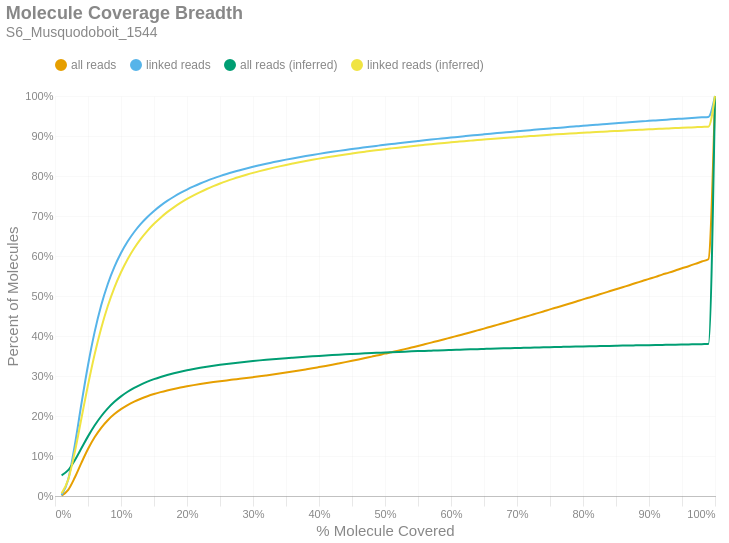

This figure's notebook cell:
### Markdown cell above
### Molecule Read Coverage
This chart shows molecule coverage breadth as computed by the number of bases aligned to that molecule. In other words, "*how much of each unique long molecule is actually sequenced/aligned?*" Keep in mind there is a distinction between sequences and alignments, since some sequences belonging to a particular molecule may not align well and wouldn't appear in the alignment data. This chart also shows molecule coverage breadth as computed by the *inferred fragment* from which the aligned sequences originate. Unlike read coverage, this calculation takes into account the total insert size, including unsequenced gaps between the forward and reverse reads. Like the previous figures, these are cumulative percents.

### Code cell
if SKIPLR:
    print_html(f"Skipped")
else:
    binned_df = consolidated_hist(valids['coverage_bp'], mask, 0.01, True)
    binned_df_inf = consolidated_hist(valids['coverage_inserts'], mask, 0.01, True)
    binned_df = binned_df.with_columns(pl.lit(binned_df_inf['all reads (cumsum)']).alias('all reads (inferred)'))
    binned_df = binned_df.with_columns(pl.lit(binned_df_inf['linked reads (cumsum)']).alias('linked reads (inferred)'))
    binned_df = binned_df.with_columns(
        (pl.col('bin').cast(pl.Float64) + 0.01).alias('right_edge')
    )

    with SafeRender(binned_df):
        (
            density_plot(binned_df, 'Molecule Coverage Breadth', samplename, 'molcov', ['all reads (inferred)','linked reads (inferred)'])
            .encode(
                #x=alt.X('bin:Q', title="% Molecule Covered").axis(format = '%').scale(padding=0),
                x=alt.X('right_edge:Q', title="% Molecule Covered").axis(format='%').scale(padding=0),
                y=alt.Y('value:Q', title='Percent of Molecules')
                    .axis(format='%')
                    .stack(False)
                    .scale(domainMin=0, padding=0),
                color=alt.Color("key:N").scale(domain = ["all reads", "linked reads", "all reads (inferred)", "linked reads (inferred)"]),
                tooltip = [
                    alt.Tooltip("key:N", title = "Data Type"),
                    alt.Tooltip("range_label:N", title="% Molecule Covered"),
                    alt.Tooltip("value:Q", format = ".2%", title="% Molecules")
                ]
            )
        ).display()

### Figure 1 — Vega-Lite specification as saved in the notebook (floating-point values rounded to 4 significant figures)
{"width": "container", "height": 400, "config": {"title": {"anchor": "start", "dy": -15, "fontSize": 18, "color": "#888888", "subtitleColor": "#888888", "subtitleFontSize": 14}, "arc": {"fill": "#0072B2"}, "axis": {"domainColor": "#888888", "domainWidth": 0.5, "gridWidth": 0.2, "grid": false, "titleFontWeight": 400, "titleFontSize": 15, "labelFontSize": 11, "labelColor": "#888888", "tickColor": "#888888", "tickWidth": 0.2, "titleColor": "#888888"}, "axisBand": {"grid": false}, "axisX": {"grid": true, "tickSize": 10, "domainCap": "round"}, "axisY": {"domain": false, "grid": true, "tickSize": 0, "domainCap": "round"}, "background": "transparent", "header": {"labelFontSize": 15, "labelColor": "#888888", "titleFontSize": 15, "titleFontWeight": 600, "titleColor": "#888888"}, "legend": {"labelFont": "sans-serif", "labelFontSize": 12, "labelColor": "#888888", "symbolSize": 100, "symbolType": "circle", "titleFontSize": 12, "titlePadding": 10, "titleColor": "#888888", "title": null, "orient": "top"}, "range": {"category": ["#E69F00", "#56B4E9", "#009E73", "#F0E442", "#0072B2", "#D55E00", "#CC79A7", "#000000"], "diverging": ["#cfe8f3", "#a2d4ec", "#73bfe2", "#46abdb", "#1696d2", "#12719e"]}, "area": {"fill": "#0072B2", "fillOpacity": 0.7, "line": true, "strokeOpacity": 0.7}, "line": {"color": "#0072B2", "stroke": "#0072B2", "strokeWidth": 2}, "trail": {"color": "#0072B2", "stroke": "#0072B2", "strokeWidth": 0, "size": 1}, "point": {"filled": true, "fillOpacity": 1.0, "size": 95}, "text": {"color": "#888888", "fontSize": 11, "align": "right", "fontWeight": 400, "size": 11}, "bar": {"fill": "#0072B2", "stroke": null}, "view": {"stroke": null, "continuousWidth": 660, "continuousHeight": 400}}, "data": {"name": "data-9e7fa8c3e4c9ed098b96b6536853b35a"}, "mark": {"type": "line", "interpolate": "monotone", "point": {"opacity": 0, "size": 275}}, "encoding": {"color": {"field": "key", "scale": {"domain": ["all reads", "linked reads", "all reads (inferred)", "linked reads (inferred)"]}, "type": "nominal"}, "tooltip": [{"field": "key", "title": "Data Type", "type": "nominal"}, {"field": "range_label", "title": "% Molecule Covered", "type": "nominal"}, {"field": "value", "format": ".2%", "title": "% Molecules", "type": "quantitative"}], "x": {"axis": {"format": "%"}, "field": "right_edge", "scale": {"padding": 0}, "title": "% Molecule Covered", "type": "quantitative"}, "y": {"axis": {"format": "%"}, "field": "value", "scale": {"domainMin": 0, "padding": 0}, "stack": false, "title": "Percent of Molecules", "type": "quantitative"}}, "params": [{"name": "param_c36ac31b6afebe62", "select": {"type": "point", "fields": ["key"]}, "bind": "legend"}], "title": {"text": "Molecule Coverage Breadth", "subtitle": "S6_Musquodoboit_1544"}, "transform": [{"fold": ["all reads (cumsum)", "linked reads (cumsum)", "all reads (inferred)", "linked reads (inferred)"]}, {"calculate": "replace(datum.key, ' (cumsum)', '')", "as": "key"}, {"filter": {"param": "param_c36ac31b6afebe62"}}], "usermeta": {"embedOptions": {"downloadFileName": "S6_Musquodoboit_1544.molcov"}}, "$schema": "https://vega.github.io/schema/vega-lite/v6.1.0.json", "datasets": {"data-9e7fa8c3e4c9ed098b96b6536853b35a": [{"bin": "0.0", "interval": "0.0-0.01", "all reads": 0.0009342, "linked reads": 0.00215, "all reads (cumsum)": 0.0009342, "linked reads (cumsum)": 0.00215, "range_label": "0.0-0.01", "all reads (inferred)": 0.05184, "linked reads (inferred)": 0.006521, "right_edge": 0.01}, {"bin": "0.01", "interval": "0.01-0.02", "all reads": 0.01432, "linked reads": 0.03907, "all reads (cumsum)": 0.01526, "linked reads (cumsum)": 0.04122, "range_label": "0.01-0.02", "all reads (inferred)": 0.06457, "linked reads (inferred)": 0.04085, "right_edge": 0.02}, {"bin": "0.02", "interval": "0.02-0.03", "all reads": 0.03085, "linked reads": 0.08593, "all reads (cumsum)": 0.04611, "linked reads (cumsum)": 0.1272, "range_label": "0.02-0.03", "all reads (inferred)": 0.08939, "linked reads (inferred)": 0.1099, "right_edge": 0.03}, {"bin": "0.03", "interval": "0.03-0.04", "all reads": 0.03667, "linked reads": 0.1028, "all reads (cumsum)": 0.08278, "linked reads (cumsum)": 0.2299, "range_label": "0.03-0.04", "all reads (inferred)": 0.1193, "linked reads (inferred)": 0.1938, "right_edge": 0.04}, {"bin": "0.04", "interval": "0.04-0.05", "all reads": 0.03453, "linked reads": 0.09706, "all reads (cumsum)": 0.1173, "linked reads (cumsum)": 0.327, "range_label": "0.04-0.05", "all reads (inferred)": 0.1491, "linked reads (inferred)": 0.2775, "right_edge": 0.05}, {"bin": "0.05", "interval": "0.05-0.06", "all reads": 0.02937, "linked reads": 0.08263, "all reads (cumsum)": 0.1467, "linked reads (cumsum)": 0.4096, "range_label": "0.05-0.06", "all reads (inferred)": 0.1762, "linked reads (inferred)": 0.3539, "right_edge": 0.06}, {"bin": "0.06", "interval": "0.06-0.07", "all reads": 0.02388, "linked reads": 0.06714, "all reads (cumsum)": 0.1706, "linked reads (cumsum)": 0.4768, "range_label": "0.06-0.07", "all reads (inferred)": 0.1994, "linked reads (inferred)": 0.4194, "right_edge": 0.07}, {"bin": "0.07", "interval": "0.07-0.08", "all reads": 0.01898, "linked reads": 0.05333, "all reads (cumsum)": 0.1895, "linked reads (cumsum)": 0.5301, "range_label": "0.07-0.08", "all reads (inferred)": 0.2191, "linked reads (inferred)": 0.4749, "right_edge": 0.08}, {"bin": "0.08", "interval": "0.08-0.09", "all reads": 0.01521, "linked reads": 0.04273, "all reads (cumsum)": 0.2048, "linked reads (cumsum)": 0.5728, "range_label": "0.08-0.09", "all reads (inferred)": 0.2355, "linked reads (inferred)": 0.5212, "right_edge": 0.09}, {"bin": "0.09", "interval": "0.09-0.1", "all reads": 0.01239, "linked reads": 0.03471, "all reads (cumsum)": 0.2171, "linked reads (cumsum)": 0.6075, "range_label": "0.09-0.1", "all reads (inferred)": 0.249, "linked reads (inferred)": 0.5594, "right_edge": 0.1}, {"bin": "0.1", "interval": "0.1-0.11", "all reads": 0.01026, "linked reads": 0.02867, "all reads (cumsum)": 0.2274, "linked reads (cumsum)": 0.6362, "range_label": "0.1-0.11", "all reads (inferred)": 0.2606, "linked reads (inferred)": 0.5921, "right_edge": 0.11}, {"bin": "0.11", "interval": "0.11-0.12", "all reads": 0.008529, "linked reads": 0.02385, "all reads (cumsum)": 0.2359, "linked reads (cumsum)": 0.66, "range_label": "0.11-0.12", "all reads (inferred)": 0.2704, "linked reads (inferred)": 0.6195, "right_edge": 0.12}, {"bin": "0.12", "interval": "0.12-0.13", "all reads": 0.007245, "linked reads": 0.02021, "all reads (cumsum)": 0.2432, "linked reads (cumsum)": 0.6802, "range_label": "0.12-0.13", "all reads (inferred)": 0.2787, "linked reads (inferred)": 0.6429, "right_edge": 0.13}, {"bin": "0.13", "interval": "0.13-0.14", "all reads": 0.006216, "linked reads": 0.01733, "all reads (cumsum)": 0.2494, "linked reads (cumsum)": 0.6976, "range_label": "0.13-0.14", "all reads (inferred)": 0.2858, "linked reads (inferred)": 0.663, "right_edge": 0.14}, {"bin": "0.14", "interval": "0.14-0.15", "all reads": 0.005427, "linked reads": 0.01509, "all reads (cumsum)": 0.2548, "linked reads (cumsum)": 0.7127, "range_label": "0.14-0.15", "all reads (inferred)": 0.2921, "linked reads (inferred)": 0.6805, "right_edge": 0.15}, {"bin": "0.15", "interval": "0.15-0.16", "all reads": 0.004791, "linked reads": 0.01328, "all reads (cumsum)": 0.2596, "linked reads (cumsum)": 0.7259, "range_label": "0.15-0.16", "all reads (inferred)": 0.2975, "linked reads (inferred)": 0.6959, "right_edge": 0.16}, {"bin": "0.16", "interval": "0.16-0.17", "all reads": 0.004216, "linked reads": 0.01167, "all reads (cumsum)": 0.2638, "linked reads (cumsum)": 0.7376, "range_label": "0.16-0.17", "all reads (inferred)": 0.3024, "linked reads (inferred)": 0.7096, "right_edge": 0.17}, {"bin": "0.17", "interval": "0.17-0.18", "all reads": 0.003814, "linked reads": 0.01047, "all reads (cumsum)": 0.2676, "linked reads (cumsum)": 0.7481, "range_label": "0.17-0.18", "all reads (inferred)": 0.3067, "linked reads (inferred)": 0.7217, "right_edge": 0.18}, {"bin": "0.18", "interval": "0.18-0.19", "all reads": 0.003504, "linked reads": 0.00958, "all reads (cumsum)": 0.2711, "linked reads (cumsum)": 0.7577, "range_label": "0.18-0.19", "all reads (inferred)": 0.3107, "linked reads (inferred)": 0.7327, "right_edge": 0.19}, {"bin": "0.19", "interval": "0.19-0.2", "all reads": 0.003135, "linked reads": 0.008511, "all reads (cumsum)": 0.2743, "linked reads (cumsum)": 0.7662, "range_label": "0.19-0.2", "all reads (inferred)": 0.3142, "linked reads (inferred)": 0.7427, "right_edge": 0.2}, {"bin": "0.2", "interval": "0.2-0.21", "all reads": 0.00289, "linked reads": 0.007795, "all reads (cumsum)": 0.2772, "linked reads (cumsum)": 0.774, "range_label": "0.2-0.21", "all reads (inferred)": 0.3174, "linked reads (inferred)": 0.7516, "right_edge": 0.21}, {"bin": "0.21", "interval": "0.21-0.22", "all reads": 0.002705, "linked reads": 0.007228, "all reads (cumsum)": 0.2799, "linked reads (cumsum)": 0.7812, "range_label": "0.21-0.22", "all reads (inferred)": 0.3204, "linked reads (inferred)": 0.7599, "right_edge": 0.22}, {"bin": "0.22", "interval": "0.22-0.23", "all reads": 0.002526, "linked reads": 0.006672, "all reads (cumsum)": 0.2824, "linked reads (cumsum)": 0.7879, "range_label": "0.22-0.23", "all reads (inferred)": 0.3231, "linked reads (inferred)": 0.7675, "right_edge": 0.23}, {"bin": "0.23", "interval": "0.23-0.24", "all reads": 0.00232, "linked reads": 0.006065, "all reads (cumsum)": 0.2847, "linked reads (cumsum)": 0.7939, "range_label": "0.23-0.24", "all reads (inferred)": 0.3256, "linked reads (inferred)": 0.7745, "right_edge": 0.24}, {"bin": "0.24", "interval": "0.24-0.25", "all reads": 0.002217, "linked reads": 0.005713, "all reads (cumsum)": 0.2869, "linked reads (cumsum)": 0.7997, "range_label": "0.24-0.25", "all reads (inferred)": 0.328, "linked reads (inferred)": 0.7812, "right_edge": 0.25}, {"bin": "0.25", "interval": "0.25-0.26", "all reads": 0.002089, "linked reads": 0.005281, "all reads (cumsum)": 0.289, "linked reads (cumsum)": 0.8049, "range_label": "0.25-0.26", "all reads (inferred)": 0.3301, "linked reads (inferred)": 0.7872, "right_edge": 0.26}, {"bin": "0.26", "interval": "0.26-0.27", "all reads": 0.001992, "linked reads": 0.004921, "all reads (cumsum)": 0.291, "linked reads (cumsum)": 0.8099, "range_label": "0.26-0.27", "all reads (inferred)": 0.3321, "linked reads (inferred)": 0.7928, "right_edge": 0.27}, {"bin": "0.27", "interval": "0.27-0.28", "all reads": 0.001988, "linked reads": 0.004665, "all reads (cumsum)": 0.293, "linked reads (cumsum)": 0.8145, "range_label": "0.27-0.28", "all reads (inferred)": 0.334, "linked reads (inferred)": 0.798, "right_edge": 0.28}, {"bin": "0.28", "interval": "0.28-0.29", "all reads": 0.001992, "linked reads": 0.004328, "all reads (cumsum)": 0.295, "linked reads (cumsum)": 0.8188, "range_label": "0.28-0.29", "all reads (inferred)": 0.3358, "linked reads (inferred)": 0.803, "right_edge": 0.29}, {"bin": "0.29", "interval": "0.29-0.3", "all reads": 0.00208, "linked reads": 0.004155, "all reads (cumsum)": 0.2971, "linked reads (cumsum)": 0.823, "range_label": "0.29-0.3", "all reads (inferred)": 0.3375, "linked reads (inferred)": 0.8078, "right_edge": 0.3}, {"bin": "0.3", "interval": "0.3-0.31", "all reads": 0.002126, "linked reads": 0.003914, "all reads (cumsum)": 0.2992, "linked reads (cumsum)": 0.8269, "range_label": "0.3-0.31", "all reads (inferred)": 0.3391, "linked reads (inferred)": 0.8122, "right_edge": 0.31}, {"bin": "0.31", "interval": "0.31-0.32", "all reads": 0.002243, "linked reads": 0.003801, "all reads (cumsum)": 0.3014, "linked reads (cumsum)": 0.8307, "range_label": "0.31-0.32", "all reads (inferred)": 0.3406, "linked reads (inferred)": 0.8164, "right_edge": 0.32}, {"bin": "0.32", "interval": "0.32-0.33", "all reads": 0.002298, "linked reads": 0.003491, "all reads (cumsum)": 0.3037, "linked reads (cumsum)": 0.8342, "range_label": "0.32-0.33", "all reads (inferred)": 0.342, "linked reads (inferred)": 0.8204, "right_edge": 0.33}, {"bin": "0.33", "interval": "0.33-0.34", "all reads": 0.00238, "linked reads": 0.003435, "all reads (cumsum)": 0.3061, "linked reads (cumsum)": 0.8376, "range_label": "0.33-0.34", "all reads (inferred)": 0.3433, "linked reads (inferred)": 0.8241, "right_edge": 0.34}, {"bin": "0.34", "interval": "0.34-0.35", "all reads": 0.002459, "linked reads": 0.003268, "all reads (cumsum)": 0.3086, "linked reads (cumsum)": 0.8409, "range_label": "0.34-0.35", "all reads (inferred)": 0.3446, "linked reads (inferred)": 0.8277, "right_edge": 0.35}, {"bin": "0.35", "interval": "0.35-0.36", "all reads": 0.002528, "linked reads": 0.003098, "all reads (cumsum)": 0.3111, "linked reads (cumsum)": 0.844, "range_label": "0.35-0.36", "all reads (inferred)": 0.3458, "linked reads (inferred)": 0.8311, "right_edge": 0.36}, {"bin": "0.36", "interval": "0.36-0.37", "all reads": 0.002636, "linked reads": 0.002979, "all reads (cumsum)": 0.3137, "linked reads (cumsum)": 0.847, "range_label": "0.36-0.37", "all reads (inferred)": 0.347, "linked reads (inferred)": 0.8344, "right_edge": 0.37}, {"bin": "0.37", "interval": "0.37-0.38", "all reads": 0.002752, "linked reads": 0.002853, "all reads (cumsum)": 0.3165, "linked reads (cumsum)": 0.8498, "range_label": "0.37-0.38", "all reads (inferred)": 0.3482, "linked reads (inferred)": 0.8375, "right_edge": 0.38}, {"bin": "0.38", "interval": "0.38-0.39", "all reads": 0.00281, "linked reads": 0.002786, "all reads (cumsum)": 0.3193, "linked reads (cumsum)": 0.8526, "range_label": "0.38-0.39", "all reads (inferred)": 0.3493, "linked reads (inferred)": 0.8406, "right_edge": 0.39}, {"bin": "0.39", "interval": "0.39-0.4", "all reads": 0.002952, "linked reads": 0.002678, "all reads (cumsum)": 0.3223, "linked reads (cumsum)": 0.8553, "range_label": "0.39-0.4", "all reads (inferred)": 0.3503, "linked reads (inferred)": 0.8435, "right_edge": 0.4}, {"bin": "0.4", "interval": "0.4-0.41", "all reads": 0.002974, "linked reads": 0.002579, "all reads (cumsum)": 0.3252, "linked reads (cumsum)": 0.8579, "range_label": "0.4-0.41", "all reads (inferred)": 0.3513, "linked reads (inferred)": 0.8462, "right_edge": 0.41}, {"bin": "0.41", "interval": "0.41-0.42", "all reads": 0.003099, "linked reads": 0.002495, "all reads (cumsum)": 0.3283, "linked reads (cumsum)": 0.8604, "range_label": "0.41-0.42", "all reads (inferred)": 0.3523, "linked reads (inferred)": 0.8489, "right_edge": 0.42}, {"bin": "0.42", "interval": "0.42-0.43", "all reads": 0.00318, "linked reads": 0.002426, "all reads (cumsum)": 0.3315, "linked reads (cumsum)": 0.8628, "range_label": "0.42-0.43", "all reads (inferred)": 0.3532, "linked reads (inferred)": 0.8515, "right_edge": 0.43}, {"bin": "0.43", "interval": "0.43-0.44", "all reads": 0.003217, "linked reads": 0.002316, "all reads (cumsum)": 0.3347, "linked reads (cumsum)": 0.8651, "range_label": "0.43-0.44", "all reads (inferred)": 0.3541, "linked reads (inferred)": 0.854, "right_edge": 0.44}, {"bin": "0.44", "interval": "0.44-0.45", "all reads": 0.003318, "linked reads": 0.002238, "all reads (cumsum)": 0.338, "linked reads (cumsum)": 0.8674, "range_label": "0.44-0.45", "all reads (inferred)": 0.355, "linked reads (inferred)": 0.8563, "right_edge": 0.45}, {"bin": "0.45", "interval": "0.45-0.46", "all reads": 0.003382, "linked reads": 0.002234, "all reads (cumsum)": 0.3414, "linked reads (cumsum)": 0.8696, "range_label": "0.45-0.46", "all reads (inferred)": 0.3558, "linked reads (inferred)": 0.8587, "right_edge": 0.46}, {"bin": "0.46", "interval": "0.46-0.47", "all reads": 0.003451, "linked reads": 0.002129, "all reads (cumsum)": 0.3449, "linked reads (cumsum)": 0.8717, "range_label": "0.46-0.47", "all reads (inferred)": 0.3566, "linked reads (inferred)": 0.8609, "right_edge": 0.47}, {"bin": "0.47", "interval": "0.47-0.48", "all reads": 0.003588, "linked reads": 0.002126, "all reads (cumsum)": 0.3485, "linked reads (cumsum)": 0.8738, "range_label": "0.47-0.48", "all reads (inferred)": 0.3574, "linked reads (inferred)": 0.8631, "right_edge": 0.48}, {"bin": "0.48", "interval": "0.48-0.49", "all reads": 0.003504, "linked reads": 0.002088, "all reads (cumsum)": 0.352, "linked reads (cumsum)": 0.8759, "range_label": "0.48-0.49", "all reads (inferred)": 0.3581, "linked reads (inferred)": 0.8651, "right_edge": 0.49}, {"bin": "0.49", "interval": "0.49-0.5", "all reads": 0.003951, "linked reads": 0.002093, "all reads (cumsum)": 0.3559, "linked reads (cumsum)": 0.878, "range_label": "0.49-0.5", "all reads (inferred)": 0.3589, "linked reads (inferred)": 0.8672, "right_edge": 0.5}, {"bin": "0.5", "interval": "0.5-0.51", "all reads": 0.003442, "linked reads": 0.001908, "all reads (cumsum)": 0.3594, "linked reads (cumsum)": 0.8799, "range_label": "0.5-0.51", "all reads (inferred)": 0.3596, "linked reads (inferred)": 0.8691, "right_edge": 0.51}, {"bin": "0.51", "interval": "0.51-0.52", "all reads": 0.003945, "linked reads": 0.001933, "all reads (cumsum)": 0.3633, "linked reads (cumsum)": 0.8819, "range_label": "0.51-0.52", "all reads (inferred)": 0.3603, "linked reads (inferred)": 0.8709, "right_edge": 0.52}, {"bin": "0.52", "interval": "0.52-0.53", "all reads": 0.003843, "linked reads": 0.001904, "all reads (cumsum)": 0.3671, "linked reads (cumsum)": 0.8838, "range_label": "0.52-0.53", "all reads (inferred)": 0.3609, "linked reads (inferred)": 0.8727, "right_edge": 0.53}, {"bin": "0.53", "interval": "0.53-0.54", "all reads": 0.004012, "linked reads": 0.00187, "all reads (cumsum)": 0.3712, "linked reads (cumsum)": 0.8856, "range_label": "0.53-0.54", "all reads (inferred)": 0.3616, "linked reads (inferred)": 0.8745, "right_edge": 0.54}, {"bin": "0.54", "interval": "0.54-0.55", "all reads": 0.003978, "linked reads": 0.001821, "all reads (cumsum)": 0.3751, "linked reads (cumsum)": 0.8875, "range_label": "0.54-0.55", "all reads (inferred)": 0.3622, "linked reads (inferred)": 0.8762, "right_edge": 0.55}, {"bin": "0.55", "interval": "0.55-0.56", "all reads": 0.004147, "linked reads": 0.001812, "all reads (cumsum)": 0.3793, "linked reads (cumsum)": 0.8893, "range_label": "0.55-0.56", "all reads (inferred)": 0.3628, "linked reads (inferred)": 0.8778, "right_edge": 0.56}, {"bin": "0.56", "interval": "0.56-0.57", "all reads": 0.004215, "linked reads": 0.001785, "all reads (cumsum)": 0.3835, "linked reads (cumsum)": 0.8911, "range_label": "0.56-0.57", "all reads (inferred)": 0.3634, "linked reads (inferred)": 0.8795, "right_edge": 0.57}, {"bin": "0.57", "interval": "0.57-0.58", "all reads": 0.004167, "linked reads": 0.001744, "all reads (cumsum)": 0.3877, "linked reads (cumsum)": 0.8928, "range_label": "0.57-0.58", "all reads (inferred)": 0.364, "linked reads (inferred)": 0.8811, "right_edge": 0.58}, {"bin": "0.58", "interval": "0.58-0.59", "all reads": 0.004242, "linked reads": 0.001668, "all reads (cumsum)": 0.3919, "linked reads (cumsum)": 0.8945, "range_label": "0.58-0.59", "all reads (inferred)": 0.3645, "linked reads (inferred)": 0.8826, "right_edge": 0.59}, {"bin": "0.59", "interval": "0.59-0.6", "all reads": 0.004445, "linked reads": 0.001706, "all reads (cumsum)": 0.3964, "linked reads (cumsum)": 0.8962, "range_label": "0.59-0.6", "all reads (inferred)": 0.3651, "linked reads (inferred)": 0.8841, "right_edge": 0.6}, {"bin": "0.6", "interval": "0.6-0.61", "all reads": 0.004201, "linked reads": 0.001582, "all reads (cumsum)": 0.4006, "linked reads (cumsum)": 0.8978, "range_label": "0.6-0.61", "all reads (inferred)": 0.3656, "linked reads (inferred)": 0.8856, "right_edge": 0.61}, {"bin": "0.61", "interval": "0.61-0.62", "all reads": 0.004498, "linked reads": 0.001623, "all reads (cumsum)": 0.4051, "linked reads (cumsum)": 0.8994, "range_label": "0.61-0.62", "all reads (inferred)": 0.3662, "linked reads (inferred)": 0.887, "right_edge": 0.62}, {"bin": "0.62", "interval": "0.62-0.63", "all reads": 0.004437, "linked reads": 0.001625, "all reads (cumsum)": 0.4095, "linked reads (cumsum)": 0.901, "range_label": "0.62-0.63", "all reads (inferred)": 0.3667, "linked reads (inferred)": 0.8884, "right_edge": 0.63}, {"bin": "0.63", "interval": "0.63-0.64", "all reads": 0.004539, "linked reads": 0.001642, "all reads (cumsum)": 0.414, "linked reads (cumsum)": 0.9026, "range_label": "0.63-0.64", "all reads (inferred)": 0.3672, "linked reads (inferred)": 0.8898, "right_edge": 0.64}, {"bin": "0.64", "interval": "0.64-0.65", "all reads": 0.004485, "linked reads": 0.001568, "all reads (cumsum)": 0.4185, "linked reads (cumsum)": 0.9042, "range_label": "0.64-0.65", "all reads (inferred)": 0.3677, "linked reads (inferred)": 0.8912, "right_edge": 0.65}, {"bin": "0.65", "interval": "0.65-0.66", "all reads": 0.004753, "linked reads": 0.001543, "all reads (cumsum)": 0.4233, "linked reads (cumsum)": 0.9058, "range_label": "0.65-0.66", "all reads (inferred)": 0.3682, "linked reads (inferred)": 0.8925, "right_edge": 0.66}, {"bin": "0.66", "interval": "0.66-0.67", "all reads": 0.004577, "linked reads": 0.001515, "all reads (cumsum)": 0.4278, "linked reads (cumsum)": 0.9073, "range_label": "0.66-0.67", "all reads (inferred)": 0.3686, "linked reads (inferred)": 0.8938, "right_edge": 0.67}, {"bin": "0.67", "interval": "0.67-0.68", "all reads": 0.004721, "linked reads": 0.001496, "all reads (cumsum)": 0.4326, "linked reads (cumsum)": 0.9088, "range_label": "0.67-0.68", "all reads (inferred)": 0.3691, "linked reads (inferred)": 0.895, "right_edge": 0.68}, {"bin": "0.68", "interval": "0.68-0.69", "all reads": 0.004667, "linked reads": 0.001502, "all reads (cumsum)": 0.4372, "linked reads (cumsum)": 0.9103, "range_label": "0.68-0.69", "all reads (inferred)": 0.3695, "linked reads (inferred)": 0.8962, "right_edge": 0.69}, {"bin": "0.69", "interval": "0.69-0.7", "all reads": 0.004834, "linked reads": 0.001473, "all reads (cumsum)": 0.4421, "linked reads (cumsum)": 0.9117, "range_label": "0.69-0.7", "all reads (inferred)": 0.37, "linked reads (inferred)": 0.8974, "right_edge": 0.7}, {"bin": "0.7", "interval": "0.7-0.71", "all reads": 0.00471, "linked reads": 0.001425, "all reads (cumsum)": 0.4468, "linked reads (cumsum)": 0.9132, "range_label": "0.7-0.71", "all reads (inferred)": 0.3704, "linked reads (inferred)": 0.8985, "right_edge": 0.71}, {"bin": "0.71", "interval": "0.71-0.72", "all reads": 0.004786, "linked reads": 0.001478, "all reads (cumsum)": 0.4516, "linked reads (cumsum)": 0.9146, "range_label": "0.71-0.72", "all reads (inferred)": 0.3708, "linked reads (inferred)": 0.8997, "right_edge": 0.72}, {"bin": "0.72", "interval": "0.72-0.73", "all reads": 0.004948, "linked reads": 0.001399, "all reads (cumsum)": 0.4565, "linked reads (cumsum)": 0.916, "range_label": "0.72-0.73", "all reads (inferred)": 0.3712, "linked reads (inferred)": 0.9008, "right_edge": 0.73}, {"bin": "0.73", "interval": "0.73-0.74", "all reads": 0.004863, "linked reads": 0.001445, "all reads (cumsum)": 0.4614, "linked reads (cumsum)": 0.9175, "range_label": "0.73-0.74", "all reads (inferred)": 0.3716, "linked reads (inferred)": 0.9019, "right_edge": 0.74}, {"bin": "0.74", "interval": "0.74-0.75", "all reads": 0.005144, "linked reads": 0.001371, "all reads (cumsum)": 0.4665, "linked reads (cumsum)": 0.9189, "range_label": "0.74-0.75", "all reads (inferred)": 0.3721, "linked reads (inferred)": 0.903, "right_edge": 0.75}, {"bin": "0.75", "interval": "0.75-0.76", "all reads": 0.004772, "linked reads": 0.001324, "all reads (cumsum)": 0.4713, "linked reads (cumsum)": 0.9202, "range_label": "0.75-0.76", "all reads (inferred)": 0.3724, "linked reads (inferred)": 0.9041, "right_edge": 0.76}, {"bin": "0.76", "interval": "0.76-0.77", "all reads": 0.004932, "linked reads": 0.001328, "all reads (cumsum)": 0.4762, "linked reads (cumsum)": 0.9215, "range_label": "0.76-0.77", "all reads (inferred)": 0.3728, "linked reads (inferred)": 0.9051, "right_edge": 0.77}, {"bin": "0.77", "interval": "0.77-0.78", "all reads": 0.004969, "linked reads": 0.001322, "all reads (cumsum)": 0.4812, "linked reads (cumsum)": 0.9228, "range_label": "0.77-0.78", "all reads (inferred)": 0.3732, "linked reads (inferred)": 0.9061, "right_edge": 0.78}, {"bin": "0.78", "interval": "0.78-0.79", "all reads": 0.005005, "linked reads": 0.001356, "all reads (cumsum)": 0.4862, "linked reads (cumsum)": 0.9242, "range_label": "0.78-0.79", "all reads (inferred)": 0.3736, "linked reads (inferred)": 0.9071, "right_edge": 0.79}, {"bin": "0.79", "interval": "0.79-0.8", "all reads": 0.00528, "linked reads": 0.001352, "all reads (cumsum)": 0.4915, "linked reads (cumsum)": 0.9255, "range_label": "0.79-0.8", "all reads (inferred)": 0.3739, "linked reads (inferred)": 0.9081, "right_edge": 0.8}, {"bin": "0.8", "interval": "0.8-0.81", "all reads": 0.004858, "linked reads": 0.001282, "all reads (cumsum)": 0.4963, "linked reads (cumsum)": 0.9268, "range_label": "0.8-0.81", "all reads (inferred)": 0.3743, "linked reads (inferred)": 0.909, "right_edge": 0.81}, {"bin": "0.81", "interval": "0.81-0.82", "all reads": 0.005074, "linked reads": 0.001298, "all reads (cumsum)": 0.5014, "linked reads (cumsum)": 0.9281, "range_label": "0.81-0.82", "all reads (inferred)": 0.3746, "linked reads (inferred)": 0.9099, "right_edge": 0.82}, {"bin": "0.82", "interval": "0.82-0.83", "all reads": 0.005174, "linked reads": 0.001278, "all reads (cumsum)": 0.5066, "linked reads (cumsum)": 0.9294, "range_label": "0.82-0.83", "all reads (inferred)": 0.375, "linked reads (inferred)": 0.9108, "right_edge": 0.83}, {"bin": "0.83", "interval": "0.83-0.84", "all reads": 0.00511, "linked reads": 0.001203, "all reads (cumsum)": 0.5117, "linked reads (cumsum)": 0.9306, "range_label": "0.83-0.84", "all reads (inferred)": 0.3753, "linked reads (inferred)": 0.9117, "right_edge": 0.84}, {"bin": "0.84", "interval": "0.84-0.85", "all reads": 0.005099, "linked reads": 0.001217, "all reads (cumsum)": 0.5168, "linked reads (cumsum)": 0.9318, "range_label": "0.84-0.85", "all reads (inferred)": 0.3756, "linked reads (inferred)": 0.9125, "right_edge": 0.85}, {"bin": "0.85", "interval": "0.85-0.86", "all reads": 0.005168, "linked reads": 0.00124, "all reads (cumsum)": 0.522, "linked reads (cumsum)": 0.9331, "range_label": "0.85-0.86", "all reads (inferred)": 0.3759, "linked reads (inferred)": 0.9134, "right_edge": 0.86}, {"bin": "0.86", "interval": "0.86-0.87", "all reads": 0.00511, "linked reads": 0.001181, "all reads (cumsum)": 0.5271, "linked reads (cumsum)": 0.9342, "range_label": "0.86-0.87", "all reads (inferred)": 0.3763, "linked reads (inferred)": 0.9142, "right_edge": 0.87}, {"bin": "0.87", "interval": "0.87-0.88", "all reads": 0.005261, "linked reads": 0.001202, "all reads (cumsum)": 0.5323, "linked reads (cumsum)": 0.9354, "range_label": "0.87-0.88", "all reads (inferred)": 0.3766, "linked reads (inferred)": 0.9151, "right_edge": 0.88}, {"bin": "0.88", "interval": "0.88-0.89", "all reads": 0.005147, "linked reads": 0.001176, "all reads (cumsum)": 0.5375, "linked reads (cumsum)": 0.9366, "range_label": "0.88-0.89", "all reads (inferred)": 0.3769, "linked reads (inferred)": 0.9159, "right_edge": 0.89}, {"bin": "0.89", "interval": "0.89-0.9", "all reads": 0.005342, "linked reads": 0.00122, "all reads (cumsum)": 0.5428, "linked reads (cumsum)": 0.9378, "range_label": "0.89-0.9", "all reads (inferred)": 0.3772, "linked reads (inferred)": 0.9167, "right_edge": 0.9}, {"bin": "0.9", "interval": "0.9-0.91", "all reads": 0.005007, "linked reads": 0.001134, "all reads (cumsum)": 0.5478, "linked reads (cumsum)": 0.939, "range_label": "0.9-0.91", "all reads (inferred)": 0.3775, "linked reads (inferred)": 0.9174, "right_edge": 0.91}, {"bin": "0.91", "interval": "0.91-0.92", "all reads": 0.005691, "linked reads": 0.001152, "all reads (cumsum)": 0.5535, "linked reads (cumsum)": 0.9401, "range_label": "0.91-0.92", "all reads (inferred)": 0.3778, "linked reads (inferred)": 0.9182, "right_edge": 0.92}, {"bin": "0.92", "interval": "0.92-0.93", "all reads": 0.004884, "linked reads": 0.001122, "all reads (cumsum)": 0.5584, "linked reads (cumsum)": 0.9413, "range_label": "0.92-0.93", "all reads (inferred)": 0.3781, "linked reads (inferred)": 0.919, "right_edge": 0.93}, {"bin": "0.93", "interval": "0.93-0.94", "all reads": 0.005377, "linked reads": 0.001119, "all reads (cumsum)": 0.5638, "linked reads (cumsum)": 0.9424, "range_label": "0.93-0.94", "all reads (inferred)": 0.3784, "linked reads (inferred)": 0.9197, "right_edge": 0.94}, {"bin": "0.94", "interval": "0.94-0.95", "all reads": 0.005781, "linked reads": 0.001056, "all reads (cumsum)": 0.5696, "linked reads (cumsum)": 0.9434, "range_label": "0.94-0.95", "all reads (inferred)": 0.3787, "linked reads (inferred)": 0.9205, "right_edge": 0.95}, {"bin": "0.95", "interval": "0.95-0.96", "all reads": 0.004942, "linked reads": 0.001137, "all reads (cumsum)": 0.5745, "linked reads (cumsum)": 0.9446, "range_label": "0.95-0.96", "all reads (inferred)": 0.379, "linked reads (inferred)": 0.9212, "right_edge": 0.96}, {"bin": "0.96", "interval": "0.96-0.97", "all reads": 0.005685, "linked reads": 0.001046, "all reads (cumsum)": 0.5802, "linked reads (cumsum)": 0.9456, "range_label": "0.96-0.97", "all reads (inferred)": 0.3793, "linked reads (inferred)": 0.922, "right_edge": 0.97}, {"bin": "0.97", "interval": "0.97-0.98", "all reads": 0.00606, "linked reads": 0.0009801, "all reads (cumsum)": 0.5862, "linked reads (cumsum)": 0.9466, "range_label": "0.97-0.98", "all reads (inferred)": 0.3796, "linked reads (inferred)": 0.9227, "right_edge": 0.98}, {"bin": "0.98", "interval": "0.98-0.99", "all reads": 0.005729, "linked reads": 0.001091, "all reads (cumsum)": 0.592, "linked reads (cumsum)": 0.9477, "range_label": "0.98-0.99", "all reads (inferred)": 0.3799, "linked reads (inferred)": 0.9232, "right_edge": 0.99}, {"bin": "0.99", "interval": "0.99-1.0", "all reads": 0.408, "linked reads": 0.05232, "all reads (cumsum)": 1.0, "linked reads (cumsum)": 1.0, "range_label": "0.99-1.0", "all reads (inferred)": 1.0, "linked reads (inferred)": 1.0, "right_edge": 1.0}]}}
